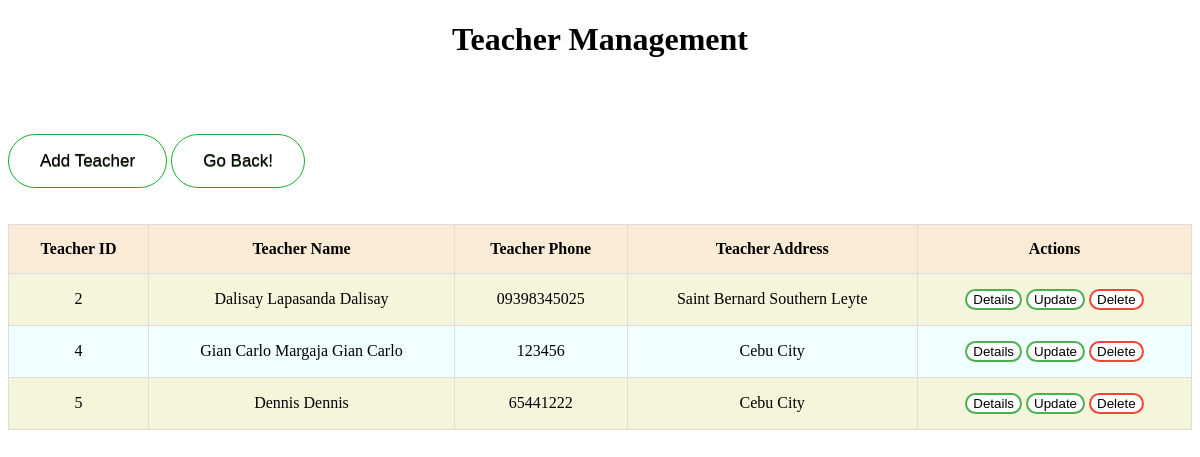
/teachermanagement.php, run on the app's committed database.
### tables this page shows
CREATE TABLE `teachers` (
  `teacher_id` int(11) NOT NULL,
  `teacher_fname` varchar(255) NOT NULL,
  `teacher_mname` varchar(255) DEFAULT NULL,
  `teacher_lname` varchar(255) NOT NULL,
  `teacher_phone` varchar(255) NOT NULL,
  `teacher_address` varchar(255) NOT NULL
);

### dbcon.php (called while the page is built, shortened)
<?php
	function con(){
		return new PDO("mysql:host=localhost;dbname=skill2",'root','');
	}
	function viewAllTeachers(){
		$con = con();
		$sql = "SELECT * FROM teachers";
		$stmt = $con->prepare($sql);
		$stmt->execute();
		$view = $stmt->fetchAll(PDO::FETCH_ASSOC);
		return $view;
	}
?>

### teachermanagement.php (the view, shortened to what this page needs)
<?php
	require_once("dbcon.php");
	$teachers = viewAllTeachers();
?>
<!DOCTYPE html>
<html>
<head>
<link rel="stylesheet" type="text/css" href="style.css">
</head>
<body>
 <center><h1>Teacher Management</h1></center>
 <br /><br /><br />
 <a href="addteacher.php"><button class="myButton">Add Teacher</button></a>
 <a href="index.php"><button class="myButton">Go Back!</button></a>
 <br /><br /><br />
 <table>
 	<thead>
 		<tr>
 			<th>Teacher ID</th>
 			<th>Teacher Name</th>
 			<th>Teacher Phone</th>
 			<th>Teacher Address</th>
 			<th>Actions</th>
 		</tr>
 	</thead>
 	<tbody>
 		<?php
	 		if(count($teachers) > 0){
			foreach ($teachers as $row) {
		?>
 		<tr>
 			<td><?php echo $row['teacher_id'];?></td>
 			<td><?php echo $row['teacher_fname'].' '.$row['teacher_mname'].' '.$row['teacher_fname'];?></td>
 			<td><?php echo $row['teacher_phone'];?></td>
 			<td><?php echo $row['teacher_address'];?></td>
 			<td>
 				<a href="teacherdetail.php?tid=<?php echo $row['teacher_id']; ?>"><button class="button1">Details</button></a>
 				<a href="updateteacher.php?tid=<?php echo $row['teacher_id']; ?>"><button class="button1">Update</button></a>
 				<a href="teachermanagement.php?tid=<?php echo $row['teacher_id']; ?>"><button class="button3">Delete</button></a>
 			</td>
 		</tr>
 <?php
 		}
 		}
 	?>
 	</tbody>
 </table>
</body>
</html>

### style.css (style rules this page uses)
.myButton { background-color:#ffffff; -moz-border-radius:28px; -webkit-border-radius:28px; border-radius:28px; border:1px solid #18ab29; display:inline-block; cursor:pointer; color:#0f010f; font-family:Arial; font-size:17px; padding:16px 31px; text-decoration:none; text-shadow:0px 1px 0px #396e30; }
table, td, th { border: 1px solid #ddd; text-align: center; }
table { border-collapse: collapse; width: 100%; }
table th { background-color: #FAEBD7; }
table tr:nth-child(even) { background-color: #F0FFFF; }
table tr:nth-child(odd) { background-color: #F5F5DC; }
th, td { padding: 15px; }
.button1 { background-color: white; color: black; border: 2px solid #4CAF50; border-radius: 12px; }
.button3 { background-color: white; color: black; border: 2px solid #f44336; border-radius: 12px; }

### data on the page
teachers: teacher_id "2", teacher_fname "Dalisay", teacher_mname "Lapasanda", teacher_phone "09398345025", teacher_address "Saint Bernard Southern Leyte"
teachers: teacher_id "4", teacher_fname "Gian Carlo", teacher_mname "Margaja", teacher_phone "123456", teacher_address "Cebu City"
teachers: teacher_id "5", teacher_fname "Dennis", teacher_phone "65441222", teacher_address "Cebu City"
